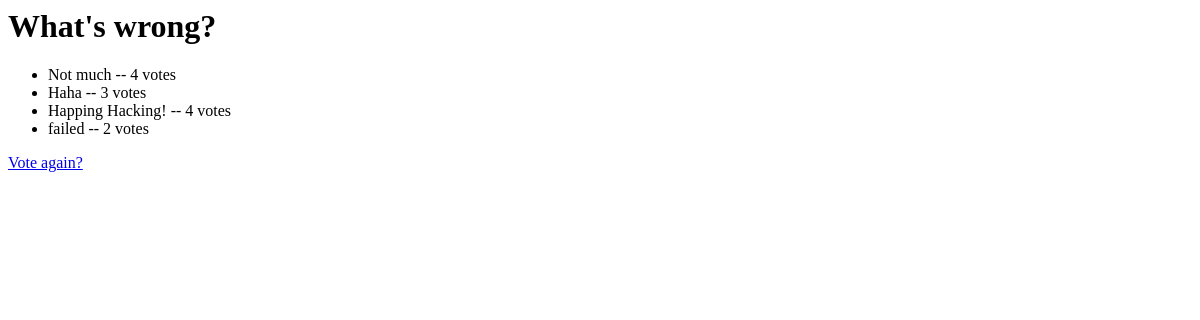
/polls/1/results/, run on an earlier commit of the app's database.
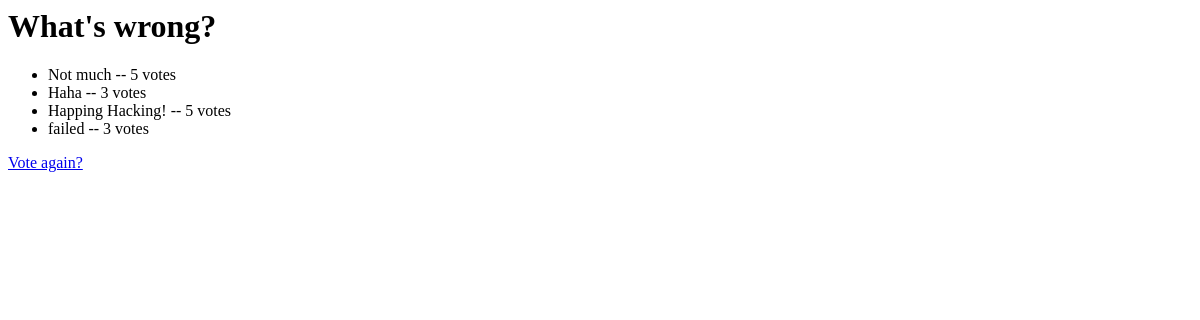
And on a later commit of the database.
### polls/models.py (models this page shows, shortened)
@python_2_unicode_compatible
class Question(models.Model):
    question_text = models.CharField(max_length=200)
    pub_date =models.DateTimeField('date published')
    def was_published_recently(self):
        now = timezone.now()
        return  now - datetime.timedelta(days=1) <= self.pub_date <= now
    was_published_recently.admin_order_field = 'pub_date'   #define teh order when filtering using this property
    was_published_recently.boolean = True       # set property to true to use official representation of true false?
    was_published_recently.short_description = 'Published recently?'    #description in admin site

class Choice(models.Model):
    question = models.ForeignKey('Question', on_delete=models.CASCADE)
    choice_text = models.CharField(max_length=200)
    votes = models.IntegerField(default = 0)

### polls/views.py (the view)
# urls.py: re_path(r'^(?P<pk>[0-9]+)/results/$', views.ResultsView.as_view(), name='results'),     #DetailView requires pk as parameter, therefore change
class ResultsView(generic.DetailView):
    model = Question
    template_name = 'polls/results.html'

### polls/templates/polls/results.html
<h1>{{ question.question_text }}</h1>
<ul>
    {% for choice in question.choice_set.all %}
    <li>{{ choice.choice_text }} -- {{ choice.votes }} vote{{ choice.votes|pluralize }}</li>
    {% endfor %}
</ul>
<a href="{% url 'polls:detail' question.id %}">Vote again?</a>

What changed in the data, as far as the page shows it:
changed Choice "Not much": votes "4" → "5"
changed Choice "Happing Hacking!": votes "4" → "5"
changed Choice "failed": votes "2" → "3"
